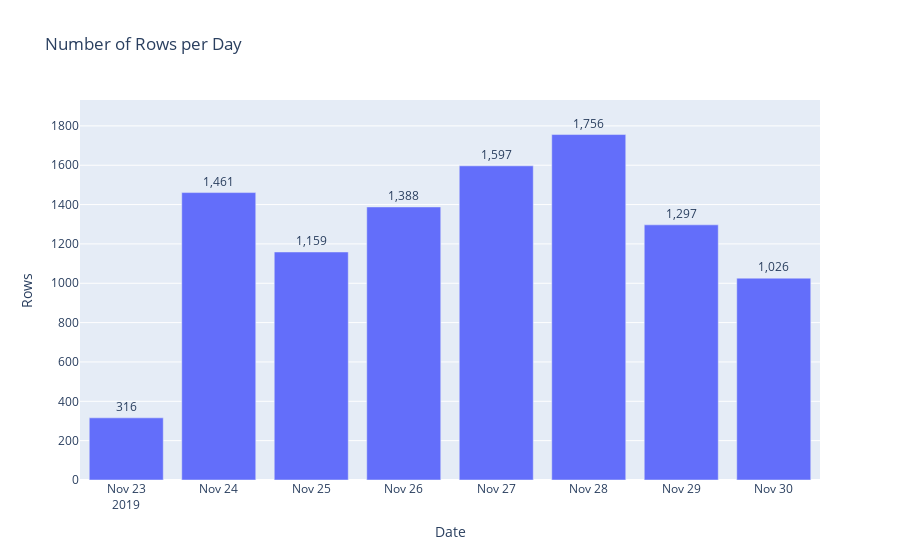

Notebook cell for this chart:
### Markdown cell above
### Histogram on number of rows per day

### Code cell
# Ensure proper datetime dtype (keeps timezone info)
log_df = log_df_readable.copy()
log_df['timestamp'] = pd.to_datetime(log_df['timestamp'], utc=True, errors='coerce')
log_df = log_df.loc[log_df['timestamp'].notna()]

# convert to your local timezone (example: Toronto)
log_df['timestamp'] = log_df['timestamp'].dt.tz_convert('America/Toronto')

# # Count rows per day, including days with zero rows
daily_counts = (
    log_df
    .set_index('timestamp')
    .resample('D')
    .size()
    .rename('rows')
    .reset_index()
)

fig = px.bar(
    daily_counts,
    x='timestamp',
    y='rows',
    text='rows',
    title='Number of Rows per Day',
    labels={'timestamp': 'Date', 'rows': 'Rows'}
)
# Show values on top of each bar
fig.update_traces(
    texttemplate='%{text:,}',   # thousands separator
    textposition='outside',
    cliponaxis=False
)
# Add a bit of headroom so labels don’t get clipped
max_y = daily_counts['rows'].max()
fig.update_layout(yaxis_range=[0, max(1, max_y * 1.1)])

fig.show()

### Figure 1 — Plotly figure (JSON) as saved in the notebook; plotly's stock layout.template omitted (floating-point values rounded to 4 significant figures)
{"data": [{"cliponaxis": false, "hovertemplate": "Date=%{x}<br>Rows=%{text}<extra></extra>", "legendgroup": "", "marker": {"color": "#636efa", "pattern": {"shape": ""}}, "name": "", "orientation": "v", "showlegend": false, "text": [316.0, 1461.0, 1159.0, 1388.0, 1597.0, 1756.0, 1297.0, 1026.0], "textposition": "outside", "texttemplate": "%{text:,}", "type": "bar", "x": ["2019-11-23T00:00:00.000000000", "2019-11-24T00:00:00.000000000", "2019-11-25T00:00:00.000000000", "2019-11-26T00:00:00.000000000", "2019-11-27T00:00:00.000000000", "2019-11-28T00:00:00.000000000", "2019-11-29T00:00:00.000000000", "2019-11-30T00:00:00.000000000"], "xaxis": "x", "y": [316, 1461, 1159, 1388, 1597, 1756, 1297, 1026], "yaxis": "y"}], "layout": {"barmode": "relative", "legend": {"tracegroupgap": 0}, "title": {"text": "Number of Rows per Day"}, "xaxis": {"anchor": "y", "domain": [0, 1], "title": {"text": "Date"}}, "yaxis": {"anchor": "x", "domain": [0, 1], "range": [0, 1932.0], "title": {"text": "Rows"}}}}
